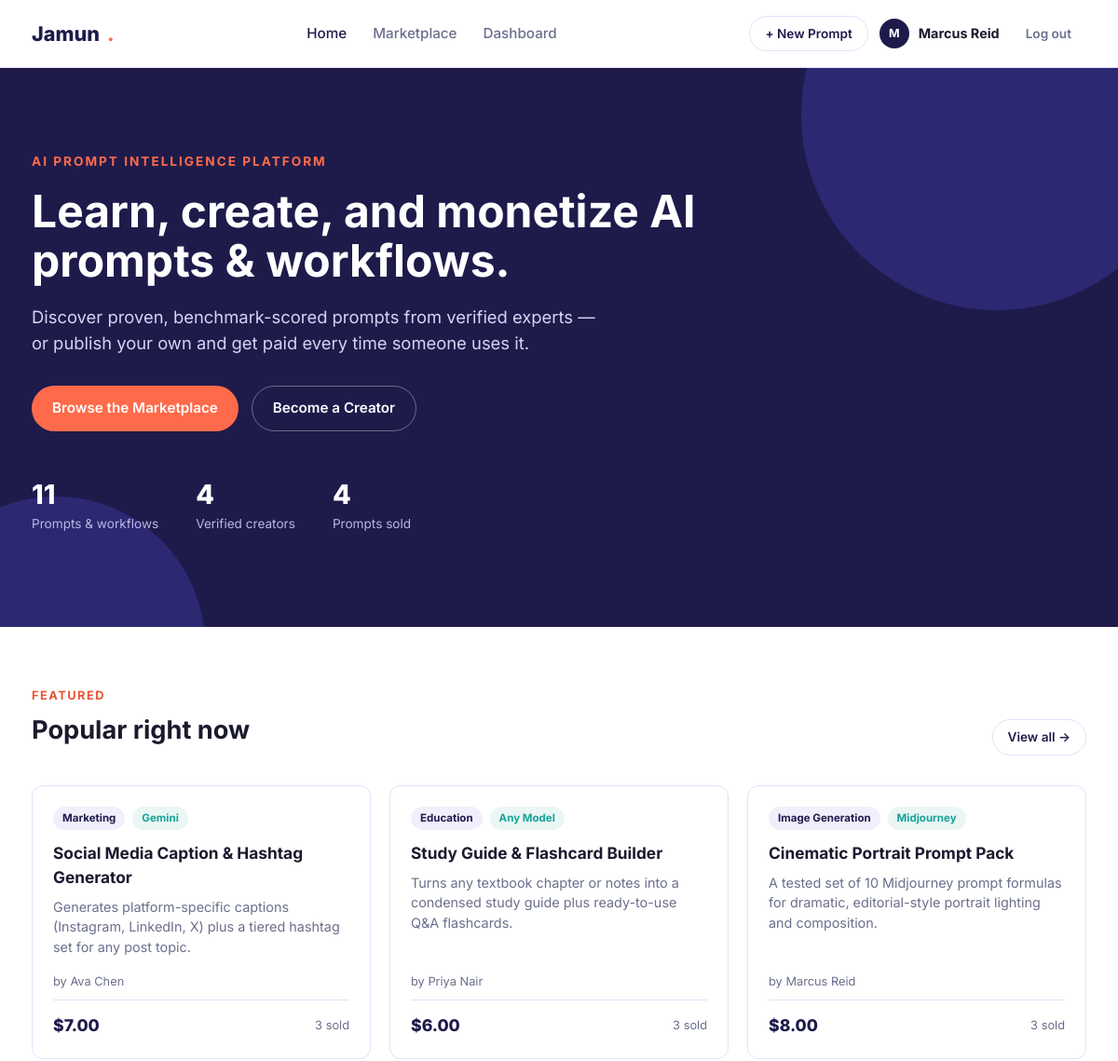
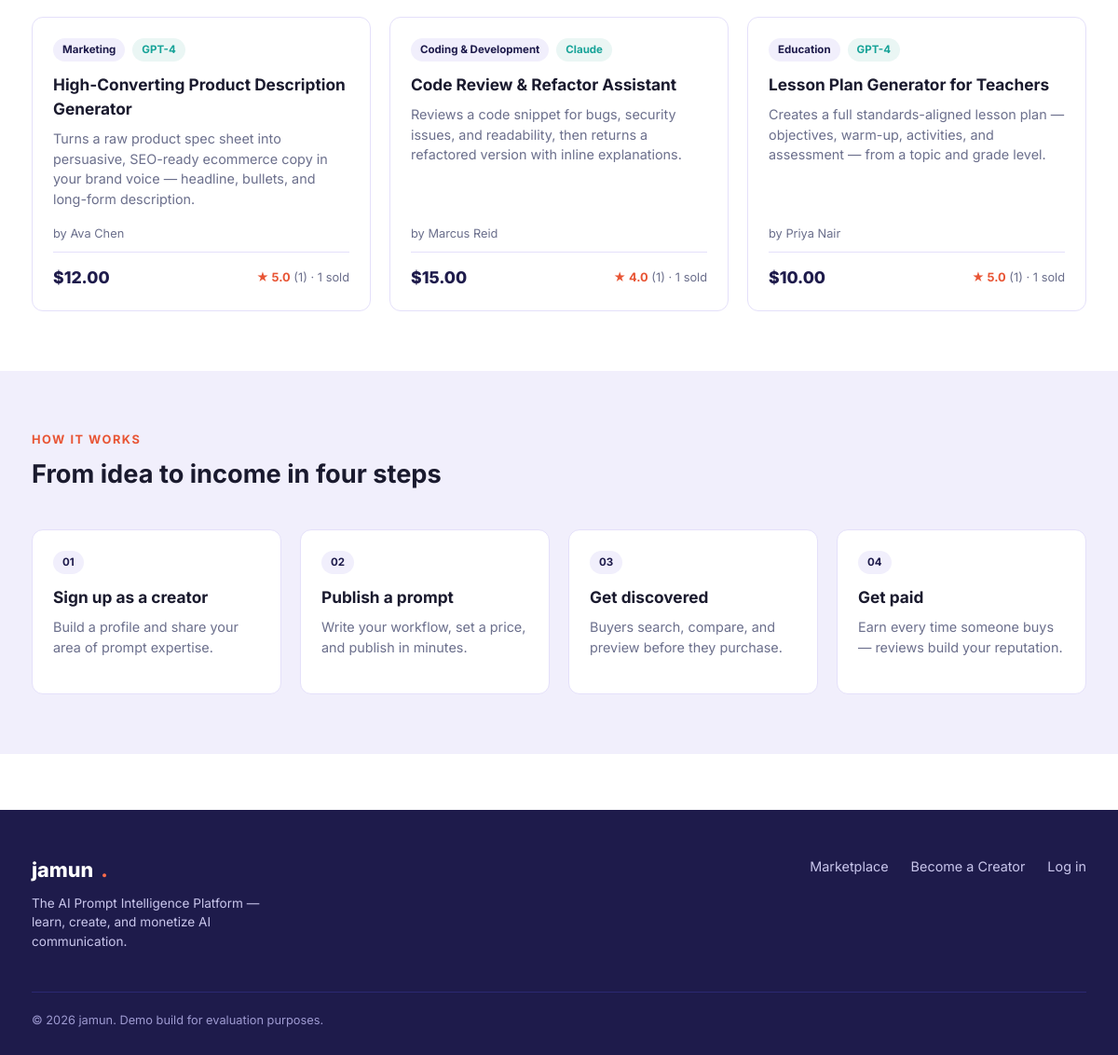
/ (signed in), run on the app's committed database (2 pictures, top to bottom).
### tables this page shows
CREATE TABLE users (
    id            INTEGER PRIMARY KEY AUTOINCREMENT,
    name          TEXT NOT NULL,
    email         TEXT NOT NULL UNIQUE,
    password_hash TEXT NOT NULL,
    role          TEXT NOT NULL DEFAULT 'buyer' CHECK (role IN ('buyer', 'creator')),
    bio           TEXT DEFAULT '',
    created_at    TEXT NOT NULL DEFAULT (datetime('now'))
);

CREATE TABLE prompts (
    id            INTEGER PRIMARY KEY AUTOINCREMENT,
    creator_id    INTEGER NOT NULL,
    title         TEXT NOT NULL,
    description   TEXT NOT NULL,
    category      TEXT NOT NULL,
    target_model  TEXT NOT NULL,
    price         REAL NOT NULL CHECK (price >= 0),
    content       TEXT NOT NULL,      -- full prompt text, only revealed after purchase
    preview       TEXT NOT NULL,      -- short teaser shown to everyone
    sales_count   INTEGER NOT NULL DEFAULT 0,
    created_at    TEXT NOT NULL DEFAULT (datetime('now')),
    FOREIGN KEY (creator_id) REFERENCES users(id) ON DELETE CASCADE
);

### app.py (the view)
@app.route("/")
def index():
    db = get_db()
    featured = db.execute(
        """
        SELECT p.*, u.name AS creator_name,
               (SELECT ROUND(AVG(rating), 1) FROM reviews WHERE prompt_id = p.id) AS avg_rating,
               (SELECT COUNT(*) FROM reviews WHERE prompt_id = p.id) AS review_count
        FROM prompts p JOIN users u ON u.id = p.creator_id
        ORDER BY p.sales_count DESC, p.created_at DESC
        LIMIT 6
        """
    ).fetchall()
    stats = db.execute(
        """
        SELECT
            (SELECT COUNT(*) FROM prompts) AS total_prompts,
            (SELECT COUNT(*) FROM users WHERE role = 'creator') AS total_creators,
            (SELECT COUNT(*) FROM purchases) AS total_sales
        """
    ).fetchone()
    return render_template("index.html", featured=featured, stats=stats)

### app.py (called while the page is built)
def get_db():
    if "db" not in g:
        g.db = sqlite3.connect(DB_PATH)
        g.db.row_factory = sqlite3.Row
        g.db.execute("PRAGMA foreign_keys = ON")
    return g.db

def current_user():
    uid = session.get("user_id")
    if not uid:
        return None
    db = get_db()
    return db.execute("SELECT * FROM users WHERE id = ?", (uid,)).fetchone()

@app.context_processor
def inject_globals():
    return {
        "current_user": current_user(),
        "categories": CATEGORIES,
        "target_models": TARGET_MODELS,
    }

### templates/index.html
{% extends "base.html" %}
{% block content %}
<section class="hero">
  <div class="container">
    <div class="hero-kicker">AI Prompt Intelligence Platform</div>
    <h1>Learn, create, and monetize AI prompts &amp; workflows.</h1>
    <p class="lead">Discover proven, benchmark-scored prompts from verified experts — or publish your own and get paid every time someone uses it.</p>
    <div class="hero-ctas">
      <a href="{{ url_for('marketplace') }}" class="btn btn-primary">Browse the Marketplace</a>
      <a href="{{ url_for('signup') }}" class="btn btn-outline" style="color:#fff; border-color:rgba(255,255,255,0.35);">Become a Creator</a>
    </div>
    <div class="hero-stats">
      <div class="hero-stat"><div class="num">{{ stats.total_prompts }}</div><div class="label">Prompts &amp; workflows</div></div>
      <div class="hero-stat"><div class="num">{{ stats.total_creators }}</div><div class="label">Verified creators</div></div>
      <div class="hero-stat"><div class="num">{{ stats.total_sales }}</div><div class="label">Prompts sold</div></div>
    </div>
  </div>
</section>
<section class="section">
  <div class="container">
    <div class="section-head">
      <div>
        <span class="section-kicker">Featured</span>
        <h2>Popular right now</h2>
      </div>
      <a href="{{ url_for('marketplace') }}" class="btn btn-outline btn-sm">View all →</a>
    </div>
    {% if featured %}
    <div class="grid">
      {% for p in featured %}
      <a href="{{ url_for('prompt_detail', prompt_id=p.id) }}" class="card">
        <div class="card-tags">
          <span class="tag">{{ p.category }}</span>
          <span class="tag tag-model">{{ p.target_model }}</span>
        </div>
        <h3>{{ p.title }}</h3>
        <p class="desc">{{ p.description }}</p>
        <div class="card-creator">by {{ p.creator_name }}</div>
        <div class="card-footer">
          <span class="card-price">${{ "%.2f"|format(p.price) }}</span>
          <span class="card-meta">
            {% if p.avg_rating %}<span class="rating">★ {{ p.avg_rating }}</span> ({{ p.review_count }}) ·{% endif %}
            {{ p.sales_count }} sold
          </span>
        </div>
      </a>
      {% endfor %}
    </div>
    {% else %}
    <div class="empty-state">
      <div class="empty-icon">✨</div>
      <p>No prompts yet — be the first to publish one.</p>
    </div>
    {% endif %}
  </div>
</section>
<section class="section" style="background:var(--lilac);">
  <div class="container">
    <div class="section-head">
      <div>
        <span class="section-kicker">How it works</span>
        <h2>From idea to income in four steps</h2>
      </div>
    </div>
    <div class="grid" style="grid-template-columns: repeat(auto-fill, minmax(230px,1fr));">
      <div class="card">
        <div class="card-tags"><span class="tag">01</span></div>
        <h3>Sign up as a creator</h3>
        <p class="desc">Build a profile and share your area of prompt expertise.</p>
      </div>
      <div class="card">
        <div class="card-tags"><span class="tag">02</span></div>
        <h3>Publish a prompt</h3>
        <p class="desc">Write your workflow, set a price, and publish in minutes.</p>
      </div>
      <div class="card">
        <div class="card-tags"><span class="tag">03</span></div>
        <h3>Get discovered</h3>
        <p class="desc">Buyers search, compare, and preview before they purchase.</p>
      </div>
      <div class="card">
        <div class="card-tags"><span class="tag">04</span></div>
        <h3>Get paid</h3>
        <p class="desc">Earn every time someone buys — reviews build your reputation.</p>
      </div>
    </div>
  </div>
</section>
{% endblock %}

### templates/base.html (shortened to what this page needs)
<!DOCTYPE html>
<html lang="en">
<head>
<link rel="stylesheet" href="{{ url_for('static', filename='css/style.css') }}">
</head>
<body>
<nav class="navbar">
  <div class="container">
    <a href="{{ url_for('index') }}" class="brand">Jamun<span class="dot">.</span></a>
    <div class="nav-links">
      <a href="{{ url_for('index') }}" class="nav-link {% if request.endpoint=='index' %}active{% endif %}">Home</a>
      <a href="{{ url_for('marketplace') }}" class="nav-link {% if request.endpoint=='marketplace' %}active{% endif %}">Marketplace</a>
      {% if current_user %}
      <a href="{{ url_for('dashboard') }}" class="nav-link {% if request.endpoint and request.endpoint.startswith('dashboard') %}active{% endif %}">Dashboard</a>
      {% endif %}
    </div>
    <div class="nav-auth">
      {% if current_user %}
        {% if current_user.role == 'creator' %}
        <a href="{{ url_for('create_prompt') }}" class="btn btn-outline btn-sm">+ New Prompt</a>
        {% endif %}
        <div class="nav-user">
          <div class="avatar" style="width:32px;height:32px;font-size:0.78rem;">{{ current_user.name[0]|upper }}</div>
          <span><strong>{{ current_user.name }}</strong></span>
        </div>
        <a href="{{ url_for('logout') }}" class="btn btn-ghost btn-sm">Log out</a>
      {% else %}
        <a href="{{ url_for('login') }}" class="btn btn-ghost btn-sm">Log in</a>
        <a href="{{ url_for('signup') }}" class="btn btn-primary btn-sm">Sign up free</a>
      {% endif %}
    </div>
  </div>
</nav>
<main>
{% block content %}{% endblock %}
</main>
<footer>
  <div class="container">
    <div class="footer-grid">
      <div>
        <a href="{{ url_for('index') }}" class="brand">jamun<span class="dot" style="color:var(--coral)">.</span></a>
        <p style="max-width:280px; font-size:0.85rem; margin-top:10px;">The AI Prompt Intelligence Platform — learn, create, and monetize AI communication.</p>
      </div>
      <ul class="footer-links">
        <li><a href="{{ url_for('marketplace') }}">Marketplace</a></li>
        <li><a href="{{ url_for('signup') }}">Become a Creator</a></li>
        <li><a href="{{ url_for('login') }}">Log in</a></li>
      </ul>
    </div>
    <div class="footer-bottom">© 2026 jamun. Demo build for evaluation purposes.</div>
  </div>
</footer>
</body>
</html>

### data on the page
users: name "M", name "Marcus Reid"
prompts: category "Marketing", target_model "Gemini", title "Social Media Caption & Hashtag Generator", description "Generates platform-specific captions (Instagram, LinkedIn, X) plus a tiered hashtag set for any post topic.", creator_name "Ava Chen", price "7.00", sales_count "3"
prompts: category "Education", target_model "Any Model", title "Study Guide & Flashcard Builder", description "Turns any textbook chapter or notes into a condensed study guide plus ready-to-use Q&A flashcards.", creator_name "Priya Nair", price "6.00", sales_count "3"
prompts: category "Image Generation", target_model "Midjourney", title "Cinematic Portrait Prompt Pack", description "A tested set of 10 Midjourney prompt formulas for dramatic, editorial-style portrait lighting and composition.", creator_name "Marcus Reid", price "8.00", sales_count "3"
prompts: category "Marketing", target_model "GPT-4", title "High-Converting Product Description Generator", description "Turns a raw product spec sheet into persuasive, SEO-ready ecommerce copy in your brand voice — headline, bullets, and long-form description.", creator_name "Ava Chen", price "12.00", avg_rating "5.0", review_count "1", sales_count "1"
prompts: category "Coding & Development", target_model "Claude", title "Code Review & Refactor Assistant", description "Reviews a code snippet for bugs, security issues, and readability, then returns a refactored version with inline explanations.", creator_name "Marcus Reid", price "15.00", avg_rating "4.0", review_count "1", sales_count "1"
prompts: category "Education", target_model "GPT-4", title "Lesson Plan Generator for Teachers", description "Creates a full standards-aligned lesson plan — objectives, warm-up, activities, and assessment — from a topic and grade level.", creator_name "Priya Nair", price "10.00", avg_rating "5.0", review_count "1", sales_count "1"

### other printed values
{{ stats.total_prompts }} "11"
{{ stats.total_creators }} "4"
{{ stats.total_sales }} "4"
